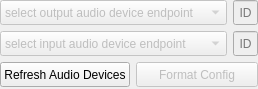
<?xml version="1.0" encoding="UTF-8"?>
<ui version="4.0">
 <class>ModuleA</class>
 <widget class="QFrame" name="ModuleA">
  <property name="geometry">
   <rect>
    <x>0</x>
    <y>0</y>
    <width>258</width>
    <height>89</height>
   </rect>
  </property>
  <property name="windowTitle">
   <string>Frame</string>
  </property>
  <layout class="QGridLayout" name="gridLayout">
   <property name="leftMargin">
    <number>0</number>
   </property>
   <property name="topMargin">
    <number>0</number>
   </property>
   <property name="rightMargin">
    <number>0</number>
   </property>
   <property name="bottomMargin">
    <number>0</number>
   </property>
   <item row="0" column="0" colspan="2">
    <layout class="QGridLayout" name="gridLayout_2" rowstretch="1,1" columnstretch="99,1">
     <item row="1" column="0">
      <widget class="QComboBox" name="comboBox_25">
       <property name="enabled">
        <bool>false</bool>
       </property>
       <property name="sizePolicy">
        <sizepolicy hsizetype="Minimum" vsizetype="Minimum">
         <horstretch>0</horstretch>
         <verstretch>0</verstretch>
        </sizepolicy>
       </property>
       <property name="minimumSize">
        <size>
         <width>100</width>
         <height>25</height>
        </size>
       </property>
       <property name="maximumSize">
        <size>
         <width>16777215</width>
         <height>25</height>
        </size>
       </property>
       <item>
        <property name="text">
         <string>select input audio device endpoint</string>
        </property>
       </item>
      </widget>
     </item>
     <item row="0" column="0">
      <widget class="QComboBox" name="comboBox_24">
       <property name="enabled">
        <bool>false</bool>
       </property>
       <property name="sizePolicy">
        <sizepolicy hsizetype="Minimum" vsizetype="Minimum">
         <horstretch>0</horstretch>
         <verstretch>0</verstretch>
        </sizepolicy>
       </property>
       <property name="minimumSize">
        <size>
         <width>100</width>
         <height>25</height>
        </size>
       </property>
       <property name="maximumSize">
        <size>
         <width>16777215</width>
         <height>25</height>
        </size>
       </property>
       <item>
        <property name="text">
         <string>select output audio device endpoint</string>
        </property>
       </item>
      </widget>
     </item>
     <item row="0" column="1">
      <widget class="QLineEdit" name="lineEdit_40">
       <property name="enabled">
        <bool>false</bool>
       </property>
       <property name="sizePolicy">
        <sizepolicy hsizetype="Minimum" vsizetype="Minimum">
         <horstretch>0</horstretch>
         <verstretch>0</verstretch>
        </sizepolicy>
       </property>
       <property name="minimumSize">
        <size>
         <width>25</width>
         <height>25</height>
        </size>
       </property>
       <property name="maximumSize">
        <size>
         <width>25</width>
         <height>25</height>
        </size>
       </property>
       <property name="text">
        <string/>
       </property>
       <property name="alignment">
        <set>Qt::AlignCenter</set>
       </property>
       <property name="readOnly">
        <bool>true</bool>
       </property>
       <property name="placeholderText">
        <string>ID</string>
       </property>
      </widget>
     </item>
     <item row="1" column="1">
      <widget class="QLineEdit" name="lineEdit_41">
       <property name="enabled">
        <bool>false</bool>
       </property>
       <property name="sizePolicy">
        <sizepolicy hsizetype="Minimum" vsizetype="Minimum">
         <horstretch>0</horstretch>
         <verstretch>0</verstretch>
        </sizepolicy>
       </property>
       <property name="minimumSize">
        <size>
         <width>25</width>
         <height>25</height>
        </size>
       </property>
       <property name="maximumSize">
        <size>
         <width>25</width>
         <height>25</height>
        </size>
       </property>
       <property name="text">
        <string/>
       </property>
       <property name="alignment">
        <set>Qt::AlignCenter</set>
       </property>
       <property name="readOnly">
        <bool>true</bool>
       </property>
       <property name="placeholderText">
        <string>ID</string>
       </property>
      </widget>
     </item>
    </layout>
   </item>
   <item row="1" column="0">
    <widget class="QPushButton" name="pushButton_95">
     <property name="enabled">
      <bool>true</bool>
     </property>
     <property name="sizePolicy">
      <sizepolicy hsizetype="Minimum" vsizetype="Minimum">
       <horstretch>0</horstretch>
       <verstretch>0</verstretch>
      </sizepolicy>
     </property>
     <property name="minimumSize">
      <size>
       <width>80</width>
       <height>25</height>
      </size>
     </property>
     <property name="maximumSize">
      <size>
       <width>16777215</width>
       <height>25</height>
      </size>
     </property>
     <property name="text">
      <string>Refresh Audio Devices</string>
     </property>
     <property name="flat">
      <bool>false</bool>
     </property>
    </widget>
   </item>
   <item row="1" column="1">
    <widget class="QPushButton" name="pushButton">
     <property name="enabled">
      <bool>false</bool>
     </property>
     <property name="sizePolicy">
      <sizepolicy hsizetype="Minimum" vsizetype="Minimum">
       <horstretch>0</horstretch>
       <verstretch>0</verstretch>
      </sizepolicy>
     </property>
     <property name="minimumSize">
      <size>
       <width>80</width>
       <height>25</height>
      </size>
     </property>
     <property name="maximumSize">
      <size>
       <width>16777215</width>
       <height>25</height>
      </size>
     </property>
     <property name="text">
      <string>Format Config</string>
     </property>
    </widget>
   </item>
  </layout>
 </widget>
 <resources/>
 <connections/>
</ui>
